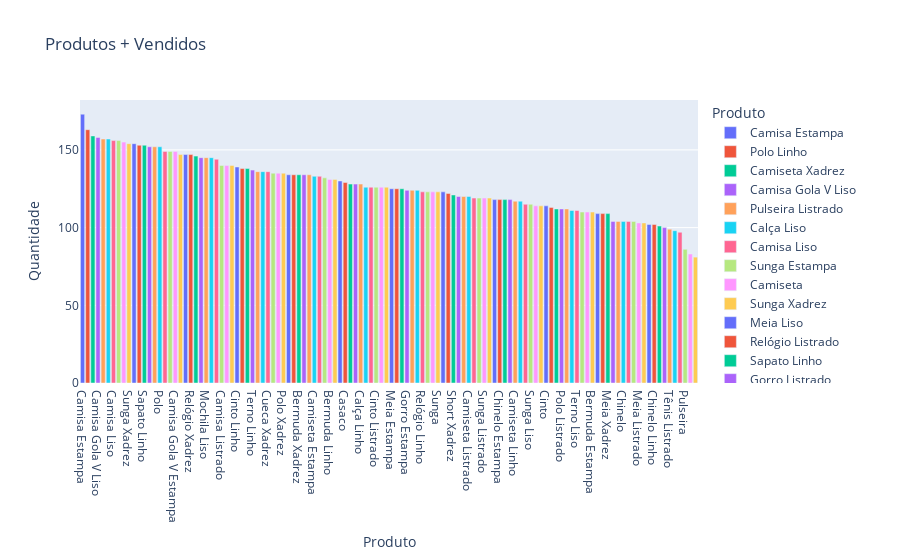

The code cell stored with this chart in its notebook:
### Code cell
# Criar um gráfico de barras do ranking de lojas por valor de vendas, com variação de cor por ID Loja
VendasProduto = px.bar(quantidade_vendas, x='Produto', y='Quantidade', color='Produto',
                         title='Produtos + Vendidos', labels={'Quantidade': 'Quantidade'})

# Exibir o gráfico
VendasProduto.show()
